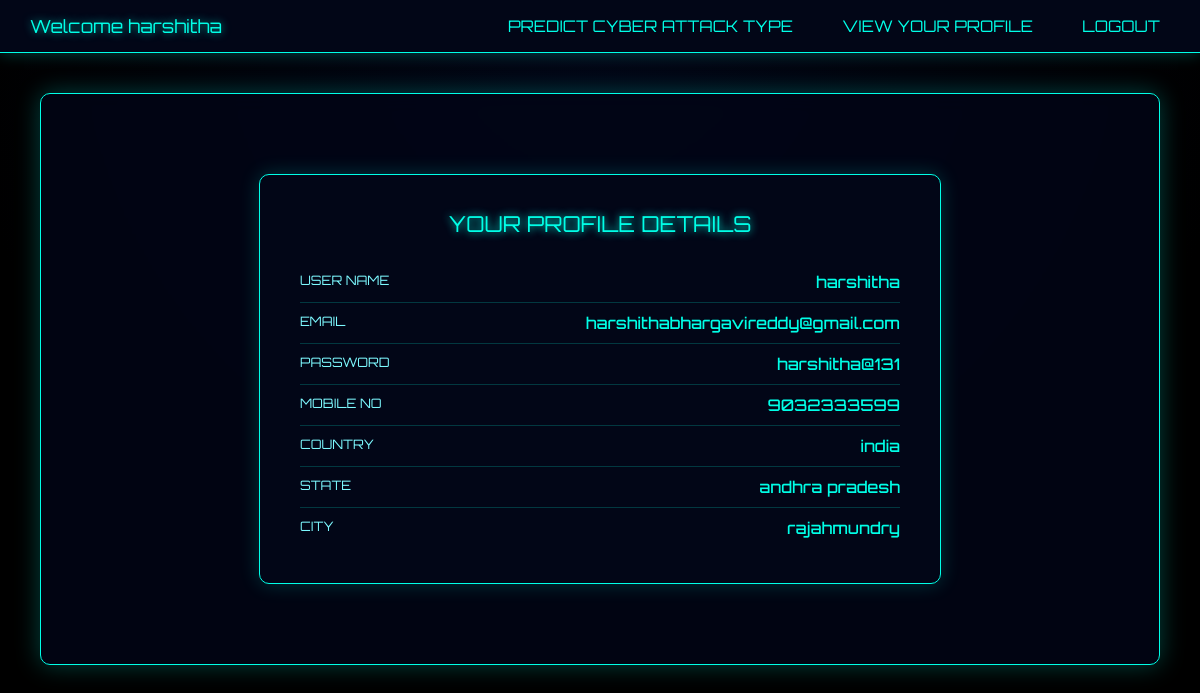
/ViewYourProfile/ (signed in), run on the app's committed database.
### Remote_User/models.py (models this page shows)
class ClientRegister_Model(models.Model):
    username = models.CharField(max_length=30)
    email = models.EmailField(max_length=30)
    password = models.CharField(max_length=10)
    phoneno = models.CharField(max_length=10)
    country = models.CharField(max_length=30)
    state = models.CharField(max_length=30)
    city = models.CharField(max_length=30)

### Remote_User/views.py (the view)
# urls.py: path('ViewYourProfile/', remoteuser.ViewYourProfile, name="ViewYourProfile"),
def ViewYourProfile(request):
    userid = request.session.get('userid')
    obj = ClientRegister_Model.objects.get(id=userid)
    return render(request, 'RUser/ViewYourProfile.html', {'object': obj})

### Template/htmls/RUser/ViewYourProfile.html (shortened to what this page needs)
{% extends 'RUser/design.html' %}
{% block userblock %}
<div class="profile-wrapper">
<div class="profile-card">
<div class="profile-title">
YOUR PROFILE DETAILS
</div>
<div class="profile-row">
<span class="profile-label">USER NAME</span>
<span class="profile-value">{{object.username}}</span>
</div>
<div class="profile-row">
<span class="profile-label">EMAIL</span>
<span class="profile-value">{{object.email}}</span>
</div>
<div class="profile-row">
<span class="profile-label">PASSWORD</span>
<span class="profile-value">{{object.password}}</span>
</div>
<div class="profile-row">
<span class="profile-label">MOBILE NO</span>
<span class="profile-value">{{object.phoneno}}</span>
</div>
<div class="profile-row">
<span class="profile-label">COUNTRY</span>
<span class="profile-value">{{object.country}}</span>
</div>
<div class="profile-row">
<span class="profile-label">STATE</span>
<span class="profile-value">{{object.state}}</span>
</div>
<div class="profile-row" style="border:none;">
<span class="profile-label">CITY</span>
<span class="profile-value">{{object.city}}</span>
</div>
</div>
</div>
{% endblock %}

### Template/htmls/RUser/design.html (style rules this page uses)
body { margin:0; font-family:'Orbitron', sans-serif; background: radial-gradient(circle at top, #020617, #000000 70%); color:#00ffe7; }

### Template/htmls/RUser/ViewYourProfile.html (style rules this page uses)
.profile-wrapper { display:flex; justify-content:center; padding:50px 0; }
.profile-card { width:100%; max-width:600px; background:#020617; padding:35px 40px; border-radius:10px; border:1px solid #00ffe7; box-shadow:0 0 20px #00ffe733; color:#00ffe7; animation:fadeIn 0.5s ease; }
.profile-title { text-align:center; font-size:22px; margin-bottom:25px; text-shadow:0 0 8px #00ffe7; }
.profile-row { display:flex; justify-content:space-between; padding:10px 0; border-bottom:1px solid #00ffe733; }
.profile-label { color:#7df9ff; font-size:13px; }
.profile-value { font-weight:500; }

### data on the page
ClientRegister_Model: username "harshitha", email "harshithabhargavireddy@gmail.com", password "harshitha@131", phoneno "9032333599", country "india", state "andhra pradesh", city "rajahmundry"
